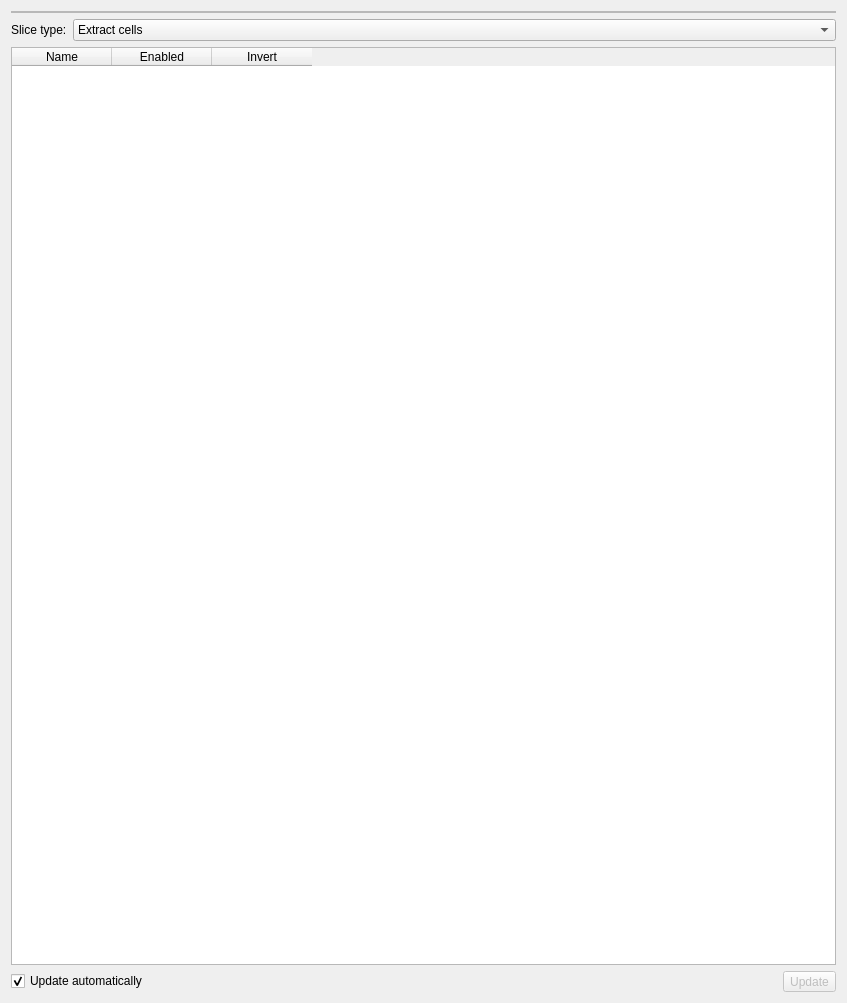
<?xml version="1.0" encoding="UTF-8"?>
<ui version="4.0">
 <class>MeshExplorationWidget</class>
 <widget class="QWidget" name="MeshExplorationWidget">
  <property name="geometry">
   <rect>
    <x>0</x>
    <y>0</y>
    <width>847</width>
    <height>1003</height>
   </rect>
  </property>
  <property name="windowTitle">
   <string>Form</string>
  </property>
  <layout class="QVBoxLayout" name="verticalLayout">
   <item>
    <widget class="QFrame" name="meshNameFrame">
     <property name="frameShape">
      <enum>QFrame::StyledPanel</enum>
     </property>
     <property name="frameShadow">
      <enum>QFrame::Raised</enum>
     </property>
     <layout class="QHBoxLayout" name="horizontalLayout_5">
      <property name="leftMargin">
       <number>0</number>
      </property>
      <property name="topMargin">
       <number>0</number>
      </property>
      <property name="rightMargin">
       <number>0</number>
      </property>
      <property name="bottomMargin">
       <number>0</number>
      </property>
     </layout>
    </widget>
   </item>
   <item>
    <layout class="QHBoxLayout" name="horizontalLayout" stretch="0,1">
     <item>
      <widget class="QLabel" name="label">
       <property name="text">
        <string>Slice type:</string>
       </property>
      </widget>
     </item>
     <item>
      <widget class="QComboBox" name="sliceTypeComboBox">
       <property name="toolTip">
        <string>&lt;html&gt;&lt;head/&gt;&lt;body&gt;&lt;p&gt;Type of slicing&lt;/p&gt;&lt;p&gt;&lt;span style=&quot; font-weight:600;&quot;&gt;	Extract cells 	&lt;/span&gt;shows whole mesh elements without cutting through them (for analysis of the mesh)&lt;/p&gt;&lt;p&gt;&lt;span style=&quot; font-weight:600;&quot;&gt;	Clip &lt;/span&gt;			cuts through the cells (for viewing the computed solution)&lt;/p&gt;&lt;p&gt;&lt;br/&gt;&lt;/p&gt;&lt;/body&gt;&lt;/html&gt;</string>
       </property>
       <item>
        <property name="text">
         <string>Extract cells</string>
        </property>
       </item>
       <item>
        <property name="text">
         <string>Clip</string>
        </property>
       </item>
      </widget>
     </item>
    </layout>
   </item>
   <item>
    <widget class="QTableWidget" name="clippingPlanesTableWidget">
     <attribute name="verticalHeaderVisible">
      <bool>false</bool>
     </attribute>
     <column>
      <property name="text">
       <string>Name</string>
      </property>
     </column>
     <column>
      <property name="text">
       <string>Enabled</string>
      </property>
     </column>
     <column>
      <property name="text">
       <string>Invert</string>
      </property>
     </column>
    </widget>
   </item>
   <item>
    <layout class="QHBoxLayout" name="horizontalLayout_2">
     <item>
      <widget class="QCheckBox" name="autoUpdateCheckBox">
       <property name="toolTip">
        <string>Update the view automatically when the cutting planes change</string>
       </property>
       <property name="text">
        <string>Update automatically</string>
       </property>
       <property name="checked">
        <bool>true</bool>
       </property>
      </widget>
     </item>
     <item>
      <spacer name="horizontalSpacer">
       <property name="orientation">
        <enum>Qt::Horizontal</enum>
       </property>
       <property name="sizeHint" stdset="0">
        <size>
         <width>40</width>
         <height>20</height>
        </size>
       </property>
      </spacer>
     </item>
     <item>
      <widget class="QToolButton" name="updateButton">
       <property name="enabled">
        <bool>false</bool>
       </property>
       <property name="toolTip">
        <string>Manually update the views</string>
       </property>
       <property name="text">
        <string>Update</string>
       </property>
       <property name="icon">
        <iconset resource="../../resources/VesselMeshing.qrc">
         <normaloff>:/icons/refresh.png</normaloff>:/icons/refresh.png</iconset>
       </property>
       <property name="toolButtonStyle">
        <enum>Qt::ToolButtonTextBesideIcon</enum>
       </property>
      </widget>
     </item>
    </layout>
   </item>
  </layout>
 </widget>
 <tabstops>
  <tabstop>sliceTypeComboBox</tabstop>
  <tabstop>clippingPlanesTableWidget</tabstop>
  <tabstop>autoUpdateCheckBox</tabstop>
  <tabstop>updateButton</tabstop>
 </tabstops>
 <resources>
  <include location="../../resources/VesselMeshing.qrc"/>
 </resources>
 <connections>
  <connection>
   <sender>autoUpdateCheckBox</sender>
   <signal>toggled(bool)</signal>
   <receiver>updateButton</receiver>
   <slot>setDisabled(bool)</slot>
   <hints>
    <hint type="sourcelabel">
     <x>162</x>
     <y>956</y>
    </hint>
    <hint type="destinationlabel">
     <x>749</x>
     <y>956</y>
    </hint>
   </hints>
  </connection>
 </connections>
</ui>
